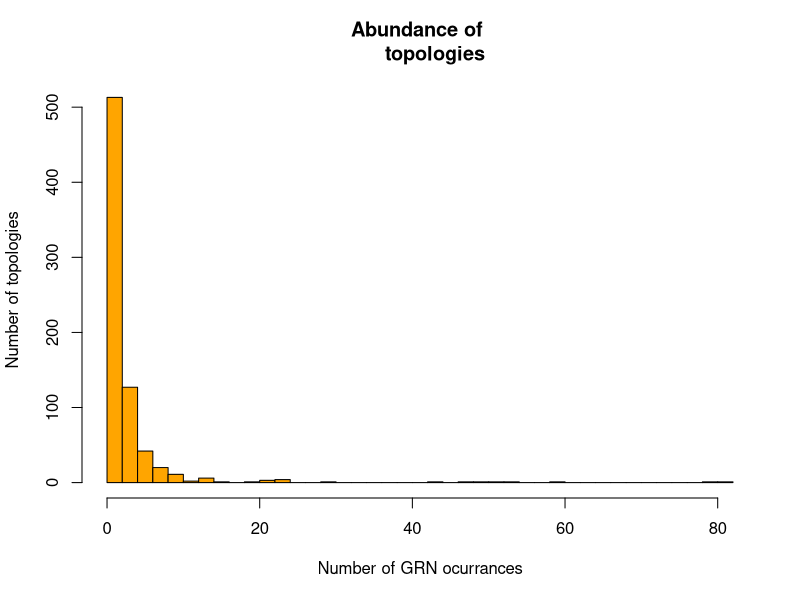

Here is the R script that generated this plot:
library(vegan)

#Analysis of diversity of GRNs mechanisms

singletopologies <- read.csv("output/singletopologies.csv")

singletopologies$V1


png(file = "figs/abundancehistogram.png")

hist(singletopologies$V1, breaks = 30, xlab = "Number of GRN ocurrances",
     ylab = "Number of topologies", col = "orange", main = "Abundance of 
     topologies")

dev.off()

#I also can use a diversity index

diversity(singletopologies$V1,"shannon")

#To check diversity of the GRN population I can calculate Renyi's profile
#which 
renyiGRNS <- renyi(singletopologies$V1)
